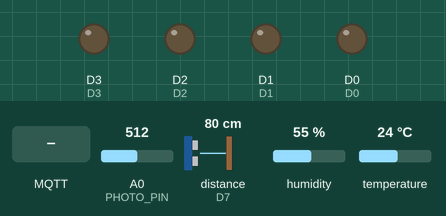
Recording of a sketch running on a simulated ESP8266 (NodeMCU). Shown: output pins drawn as LEDs (lit = HIGH). Wiring (inferred from the names in the program): ultrasonic range finder: trigger D6; echo D7. Inputs (shaded band) come from the test bench; at power-on: distance to the obstacle (sensor on D7) 80 cm, temperature 24 °C, A0 (PHOTO_PIN) = 512, humidity 55 %. The echo pulse lasts 58.3 µs per cm; WiFi joins after 1.5 s; servers stay silent unless stated; random numbers use the default seed unless the sketch sets one; no MQTT or app messages arrive unless stated; pins used as bus, display or sensor lines are not drawn; what the sketch prints to the serial monitor is not drawn.

Above: at 2.7 s.
2.8 s: distance to the obstacle (sensor on D7) set to 11 cm
5.1 s: distance to the obstacle (sensor on D7) set to 8 cm
At 6.5 s:
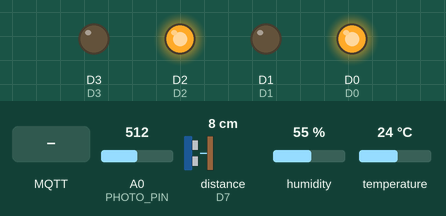
7.7 s: MQTT message "1" arrives on the first subscribed topic
At 8.55 s:
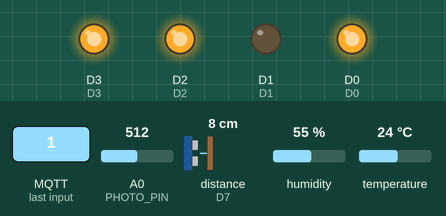
10.1 s: temperature set to 27 °C
At 11.8 s:
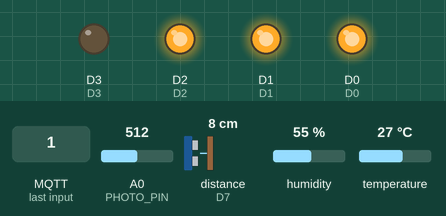
12.1 s: A0 (PHOTO_PIN) set to 488
At 13.8 s:
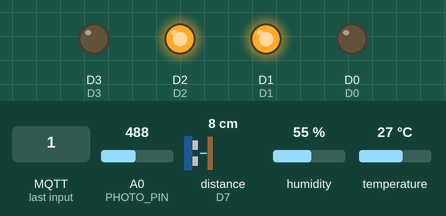
14.5 s: MQTT message "on" arrives on the first subscribed topic
At 15.59 s:
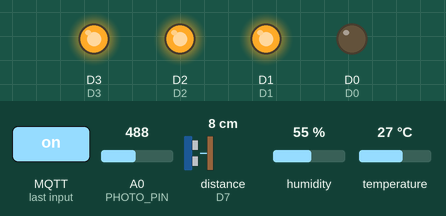
Timing chart, 0 to 17.5 s (numbered marks = the images above; inputs shaded):
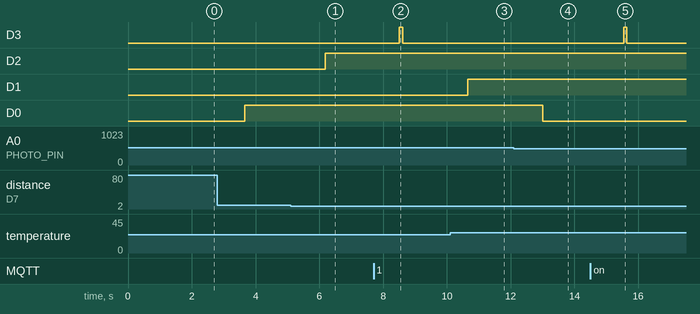

The sketch:

MQTT_JuanVersion.ino
```cpp
// Programa para NodeMCU, detector de iluminacion mediante un fotorresitor, de temperatura y de distancia

// Definiciones de pins de NodeMCU

#define D0 16 // Pin del LED del fotorresistor
#define D1 5 // Pin del LED de sensor de temperatura
#define D2 4 // Pin del LED de sensor de distancia
#define D3 0 // Pin del LED de aviso de mensaje recibido
#define D4 2 // Pin del LED de aviso de primer cáracter es 1
#define D5 14 // Pin de sensor de temperatura
#define D6 12 // Pin Trigger
#define D7 13 // Pin Echo

// Definiciones del sensor de temperatura DHT11

#include "DHT.h"
#define DHT_TYPE DHT11
DHT dht(D5, DHT_TYPE);

// Definiciones del fotorresistor

const int PHOTO_PIN = A0;
int photorresistorVoltage = -1; // 0 ... 1023

// Definiciones del sensor de distancia

float v = 331.5 + 0.6 * 20; // m/s

// Definiciones de ESP8266MQTT

#include <ESP8266WiFi.h>
#include <PubSubClient.h>

const char* ssid = "Tec-IoT";
const char* password = "spotless.magnetic.bridge";
const char* mqtt_server = "broker.mqtt-dashboard.com";

/* const char* topico_entrada_1 = "TopicInPhotorresitor_Equipo2";
const char* topico_entrada_2 = "TopicInTemperature_Equipo2";
const char* topico_entrada_3 = "TopicInDistance_Equipo2"; */

const char* topico_salida_1 = "TopicOutPhotorresistor_Equipo2";
const char* topico_salida_2 = "TopicOutTemperature_Equipo2";
const char* topico_salida_3 = "TopicOutDistance_Equipo2";

char sTopicoOutPhotorresistor[50];
char sTopicoOutTemperature[50];
char sTopicoOutDistance[50];

WiFiClient espClient;
PubSubClient client(espClient);
unsigned long lastMsg = 0;

#define MSG_BUFFER_SIZE (50)
char msg[MSG_BUFFER_SIZE];
int value = 0;

// Funcion que conecta al Wi-fi del Router

void setup_wifi() {

  delay(10);

  Serial.println();
  Serial.print("Connecting to ");
  Serial.println(ssid);

  WiFi.mode(WIFI_STA);
  WiFi.begin(ssid, password);

  while (WiFi.status() != WL_CONNECTED) {
    delay(500);
    Serial.print(".");
  }

  randomSeed(micros());

  Serial.println();
  Serial.println("Wi-Fi connected");
  Serial.print("IP address: ");
  Serial.println(WiFi.localIP());
}

// Funcion que conecta a Broker MQTT

void setup_mqtt() {

  client.setServer(mqtt_server, 1883);
  client.setCallback(callback);

  if (!client.connected()) {
    reconnect();
  }
}

void callback(char* topic, byte* payload, unsigned int length) {

  Serial.print("Message arrived [");
  Serial.print(topic);
  Serial.print("] ");

  for (int i = 0; i < length; i++) {
    Serial.print((char)payload[i]);
  }

  Serial.println();

  digitalWrite(D3, HIGH);
  delay(100);
  digitalWrite(D3, LOW); // Aviso LED mensaje recibido

  if ((char)payload[0] == '1') { // Aviso LED primer cáracter es 1
    digitalWrite(D4, HIGH);
  }
  else {
    digitalWrite(D4, LOW);
  }
}

// Funcion que conecta o reconecta a Broker MQTT

void reconnect() {

  while (!client.connected()) {
    Serial.print("Attempting MQTT connection...");

    String clientId = "ESP8266Client-";
    clientId += String(random(0xffff), HEX);

    if (client.connect(clientId.c_str())) {
      Serial.println("Connected");

/*    client.subscribe(topico_entrada_1);
      client.subscribe(topico_entrada_2);
      client.subscribe(topico_entrada_3); */

      client.subscribe(topico_salida_1);
      client.subscribe(topico_salida_2);
      client.subscribe(topico_salida_3);
    }
    else {
      Serial.print("failed, rc=");
      Serial.print(client.state());
      Serial.println(" try again in 5 seconds");

      delay(5000);
    }
  }
}

void conectarMQTT() {

  if (!client.connected()) {
    reconnect();
  }

  client.loop();

  unsigned long now = millis();

  if (now - lastMsg > 5000) {
    lastMsg = now;
    ++value;

    Serial.println(now);
    Serial.print("Publish message: ");

    Serial.println(sTopicoOutPhotorresistor);
    client.publish(topico_salida_1, sTopicoOutPhotorresistor);

    Serial.println(sTopicoOutTemperature);
    client.publish(topico_salida_2, sTopicoOutTemperature);

    Serial.println(sTopicoOutDistance);
    client.publish(topico_salida_3, sTopicoOutDistance);
  }
}

//  Funcion detectora de iluminacion mediante un fotorresitor

void medirLuz() {

  photorresistorVoltage = analogRead(PHOTO_PIN);

  Serial.print("Valor de voltaje (Iluminacion): \n");
  Serial.println(photorresistorVoltage);

  if (photorresistorVoltage > 500)
    digitalWrite(D0, HIGH);
  else
    digitalWrite(D0, LOW);

  snprintf (sTopicoOutPhotorresistor, MSG_BUFFER_SIZE, "{\"pV\":%d}", photorresistorVoltage);
}

// Funcion que lee temperatura y humedad con el sensor DHT11

void medirTemperatura() {

  delay(2000);

  float h = dht.readHumidity();
  float t = dht.readTemperature();
  float f = dht.readTemperature(true);

  if (isnan(h) || isnan(t) || isnan(f)) {
    Serial.print("Falló al leer el sensor DHT\n");
    return;
  }

  float hif = dht.computeHeatIndex(f, h);
  float hic = dht.computeHeatIndex(t, h, false);

  Serial.print("Humedad: "); Serial.print(h);
  Serial.print(", Temperatura: "); Serial.print(t);
  Serial.print("(C) "); Serial.print(f);
  Serial.print("(F), Indice de calor: "); Serial.print(hic);
  Serial.print("(C) "); Serial.print(hif);
  Serial.print("(F)\n\n");

  if (t > 25)
    digitalWrite(D1, HIGH);
  else
    digitalWrite(D1, LOW);

  snprintf (sTopicoOutTemperature, MSG_BUFFER_SIZE, "{\"t\":%5.2f,\"h\":%5.2f}", t, h);
}

// Funcion que lee distancia mediante sensor ultrasónico

void medirDistancia() {

  digitalWrite(D6, LOW);
  delayMicroseconds(3);
  digitalWrite(D6, HIGH);
  delayMicroseconds(5);
  digitalWrite(D6, LOW);

  float tUs = pulseIn(D7, HIGH);
  float t = tUs / 1000.0 / 1000.0 / 2.0;
  float d = t * v;
  float dCm = d * 100;

  Serial.print("Distancia (cm): \n");
  Serial.println(dCm);

  delay(200);

  if(dCm < 10) {
    digitalWrite(D2, HIGH);
  }
  else {
    digitalWrite(D2, LOW);
  }

  snprintf (sTopicoOutDistance, MSG_BUFFER_SIZE, "{\"dCm\":%5.2f}", dCm);
}

void setup() {

  Serial.begin(9600);

  pinMode(D0, OUTPUT); // Pin del LED del fotorresistor
  pinMode(D1, OUTPUT); // Pin del LED de sensor de temperatura
  pinMode(D2, OUTPUT); // Pin del LED de sensor de distancia
  pinMode(D3, OUTPUT); // Pin del LED de aviso de mensaje recibido
  pinMode(D4, OUTPUT); // Pin del LED de aviso de primer cáracter es 1
  pinMode(D5, INPUT); // Pin de sensor de temperatura
  pinMode(D6, OUTPUT); // Pin Trigger
  pinMode(D7, INPUT); // Pin Echo

  setup_wifi();
  setup_mqtt();

  dht.begin();
}

void loop() {

  medirTemperatura();
  medirLuz();
  medirDistancia();
  conectarMQTT();
}
```

Measured:
- the behaviour switches between 10 and 9 cm on distance to the obstacle (sensor on D7) (found by bisection; images 0 and 1)
- the behaviour switches between 25 and 26 °C on temperature (found by bisection; images 2 and 3)
- the behaviour switches between 501 and 500 on A0 (PHOTO_PIN) (found by bisection; images 3 and 4)
- after the input at 5.1 s, D2: LOW → HIGH after 1.1 s
- after the input at 7.7 s, D3: LOW → HIGH after 0.81 s, → LOW 0.10 s later
- after the input at 10.1 s, D1: LOW → HIGH after 0.55 s
- after the input at 12.1 s, D0: HIGH → LOW after 0.90 s
- after the input at 14.5 s, D3: LOW → HIGH after 1.0 s, → LOW 0.10 s later
